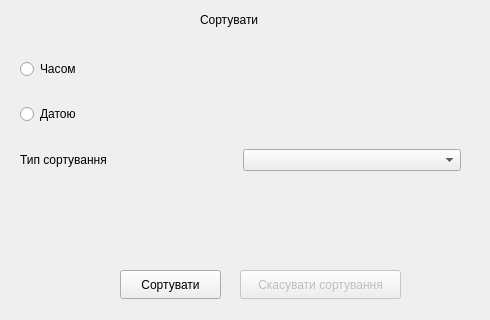
<?xml version="1.0" encoding="UTF-8"?>
<ui version="4.0">
 <class>SortForm</class>
 <widget class="QWidget" name="SortForm">
  <property name="geometry">
   <rect>
    <x>0</x>
    <y>0</y>
    <width>490</width>
    <height>320</height>
   </rect>
  </property>
  <property name="windowTitle">
   <string>Form</string>
  </property>
  <widget class="QLabel" name="label">
   <property name="geometry">
    <rect>
     <x>200</x>
     <y>10</y>
     <width>81</width>
     <height>20</height>
    </rect>
   </property>
   <property name="text">
    <string>Сортувати</string>
   </property>
  </widget>
  <widget class="QWidget" name="verticalLayoutWidget">
   <property name="geometry">
    <rect>
     <x>20</x>
     <y>40</y>
     <width>441</width>
     <height>151</height>
    </rect>
   </property>
   <layout class="QVBoxLayout" name="verticalLayout">
    <item>
     <layout class="QGridLayout" name="time_gridLayout">
      <item row="0" column="0">
       <widget class="QRadioButton" name="time_rb">
        <property name="text">
         <string>Часом                                   </string>
        </property>
       </widget>
      </item>
     </layout>
    </item>
    <item>
     <layout class="QGridLayout" name="date_gridLayout">
      <property name="sizeConstraint">
       <enum>QLayout::SetMinAndMaxSize</enum>
      </property>
      <property name="spacing">
       <number>5</number>
      </property>
      <item row="0" column="0">
       <widget class="QRadioButton" name="date_rb">
        <property name="text">
         <string>Датою</string>
        </property>
       </widget>
      </item>
     </layout>
    </item>
    <item>
     <layout class="QGridLayout" name="sort_type_drigLayout">
      <property name="sizeConstraint">
       <enum>QLayout::SetMinAndMaxSize</enum>
      </property>
      <property name="spacing">
       <number>5</number>
      </property>
      <item row="0" column="1">
       <widget class="QComboBox" name="sort_order_cb"/>
      </item>
      <item row="0" column="0">
       <widget class="QLabel" name="label_2">
        <property name="text">
         <string>Тип сортування</string>
        </property>
       </widget>
      </item>
     </layout>
    </item>
   </layout>
  </widget>
  <widget class="QPushButton" name="cancel_sorting_pb">
   <property name="enabled">
    <bool>false</bool>
   </property>
   <property name="geometry">
    <rect>
     <x>240</x>
     <y>270</y>
     <width>161</width>
     <height>29</height>
    </rect>
   </property>
   <property name="text">
    <string>Скасувати сортування</string>
   </property>
  </widget>
  <widget class="QPushButton" name="sort_pb">
   <property name="geometry">
    <rect>
     <x>120</x>
     <y>270</y>
     <width>101</width>
     <height>29</height>
    </rect>
   </property>
   <property name="text">
    <string>Сортувати</string>
   </property>
  </widget>
 </widget>
 <resources/>
 <connections/>
</ui>
